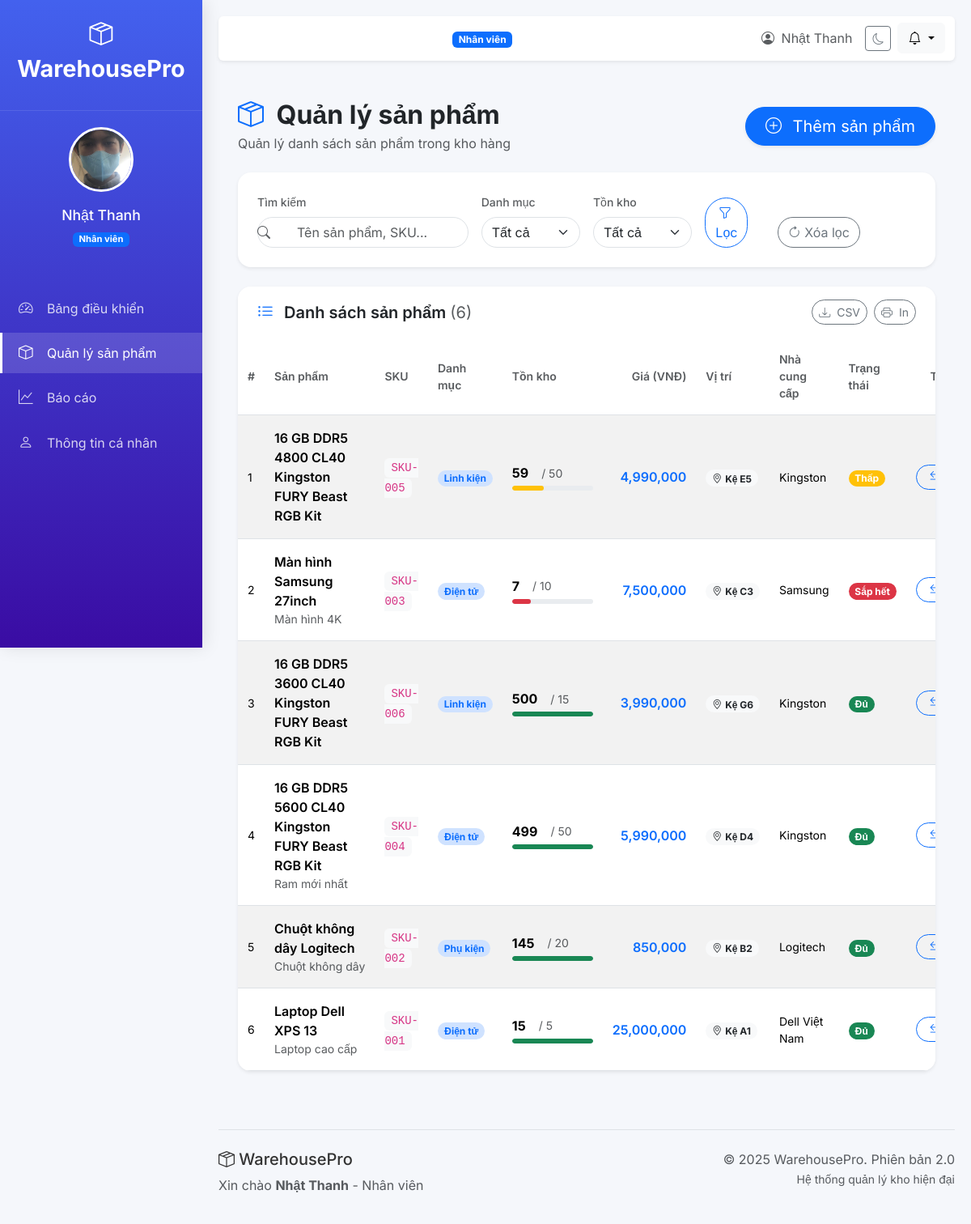
Page /products (signed in) on the earlier database version.
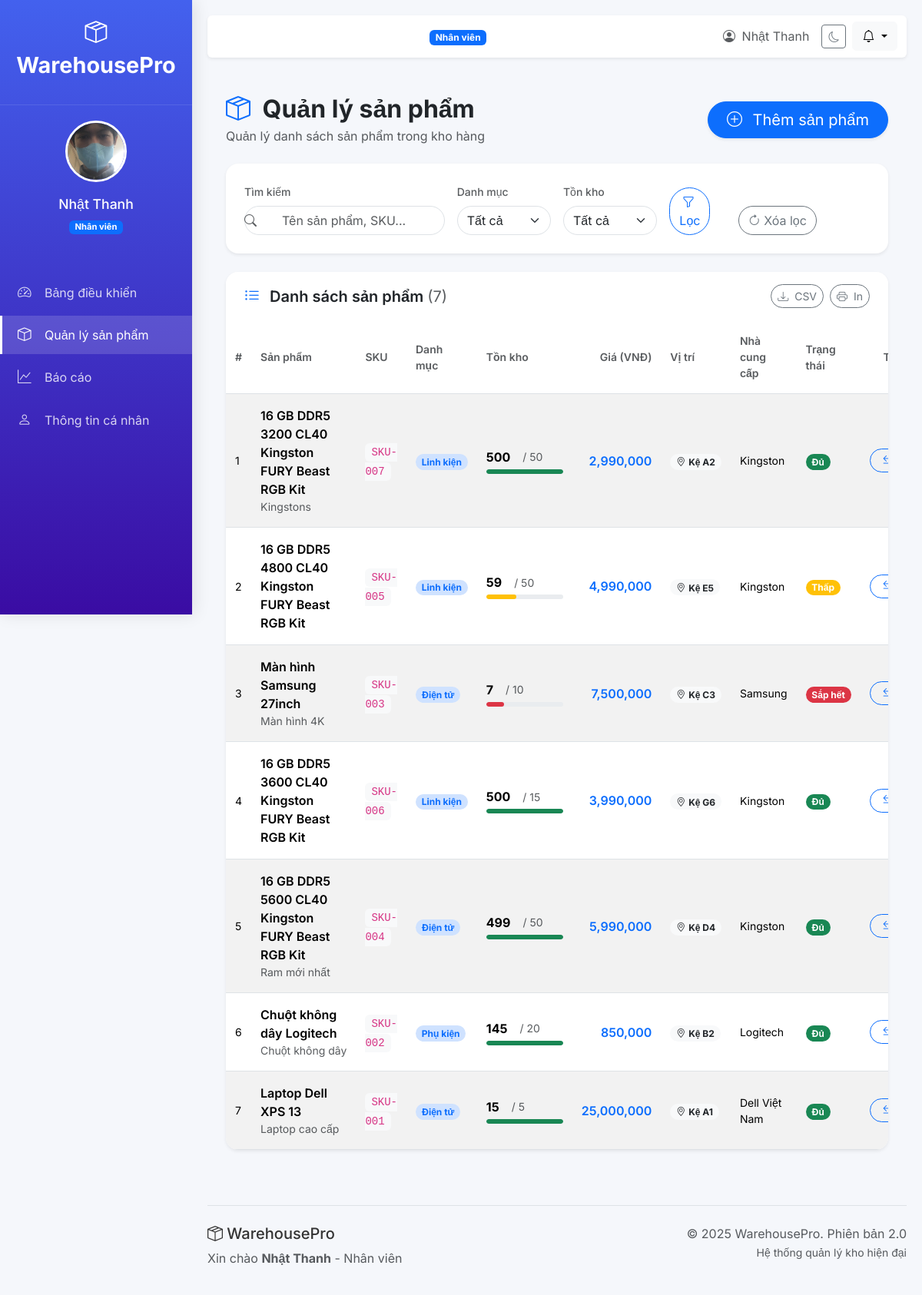
Same page on the later database version.
### tables this page shows
CREATE TABLE products (
            id INTEGER PRIMARY KEY AUTOINCREMENT,
            name TEXT NOT NULL,
            category TEXT NOT NULL,
            sku TEXT UNIQUE,
            stock INTEGER DEFAULT 0,
            min_stock INTEGER DEFAULT 5,
            price DECIMAL(10,2),
            supplier TEXT,
            supplier_country TEXT,
            manufacturer TEXT,
            distributor TEXT,
            location TEXT,
            description TEXT,
            image_url TEXT,
            status TEXT DEFAULT 'pending', -- pending/approved/rejected
            added_by INTEGER,
            approved_by INTEGER,
            last_updated TIMESTAMP DEFAULT CURRENT_TIMESTAMP,
            FOREIGN KEY (added_by) REFERENCES users (id),
            FOREIGN KEY (approved_by) REFERENCES users (id)
        );

### main.py (the view)
@app.get("/products", response_class=HTMLResponse)
async def products_page(request: Request):
    user = get_current_user(request)
    if not user:
        return RedirectResponse("/login", status_code=302)
    conn = get_db_connection()
    cursor = conn.cursor()
    search = request.query_params.get('search', '')
    category = request.query_params.get('category', '')
    min_stock_filter = request.query_params.get('min_stock', '')
    if user["role"] == "staff":
        query = '''
            SELECT p.*, u.full_name as added_by_name, u2.full_name as approved_by_name
            FROM products p
            LEFT JOIN users u ON p.added_by = u.id
            LEFT JOIN users u2 ON p.approved_by = u2.id
            WHERE (p.status = 'approved' OR p.added_by = ?)
        '''
        params = [user["id"]]
    else:
        query = '''
            SELECT p.*, u.full_name as added_by_name, u2.full_name as approved_by_name
            FROM products p
            LEFT JOIN users u ON p.added_by = u.id
            LEFT JOIN users u2 ON p.approved_by = u2.id
            WHERE 1=1
        '''
        params = []
    if search:
        query += " AND (p.name LIKE ? OR p.sku LIKE ? OR p.description LIKE ? OR p.supplier LIKE ?)"
        params.extend([f"%{search}%", f"%{search}%", f"%{search}%", f"%{search}%"])
    if category:
        query += " AND p.category = ?"
        params.append(category)
    if min_stock_filter:
        if min_stock_filter == '5':
            query += " AND p.stock <= 5"
        elif min_stock_filter == '10':
            query += " AND p.stock <= 10"
    query += " ORDER BY p.last_updated DESC"
    cursor.execute(query, params)
    products = [dict(row) for row in cursor.fetchall()]
    cursor.execute("SELECT DISTINCT category FROM products ORDER BY category")
    categories = [{"category": row[0]} for row in cursor.fetchall()]
    conn.close()
    return templates.TemplateResponse(
        "products.html",
        {
            "request": request,
            "title": "Quản lý sản phẩm",
            "user": user,
            "products": products,
            "categories": categories,
            "search": search,
            "selected_category": category,
            "min_stock": min_stock_filter
        }
    )

### templates/products.html (shortened to what the changed rows need)
{% extends "base.html" %}
{% block content %}
<div class="container-fluid py-4">
    <div class="d-flex justify-content-between align-items-center mb-4">
        <div>
            <h2 class="fw-bold text-dark mb-1">
                <i class="bi bi-box-seam me-2 text-primary"></i> Quản lý sản phẩm
            </h2>
        </div>
    </div>
    <div class="card border-0 shadow-sm rounded-4 overflow-hidden">
        <div class="card-header bg-white border-0 py-3 px-4 d-flex justify-content-between align-items-center">
            <h5 class="mb-0 fw-semibold text-dark">
                <i class="bi bi-list-ul me-2 text-primary"></i>
                Danh sách sản phẩm <span class="text-muted fw-normal">({{ products|length }})</span>
            </h5>
        </div>
        <div class="card-body p-0">
            <div class="table-responsive">
                <table class="table table-hover table-striped mb-0" id="productsTable">
                    <thead class="bg-light">
                        <tr>
                            <th class="text-muted small fw-semibold">#</th>
                            <th class="text-muted small fw-semibold">Sản phẩm</th>
                            <th class="text-muted small fw-semibold">SKU</th>
                            <th class="text-muted small fw-semibold">Danh mục</th>
                            <th class="text-muted small fw-semibold">Tồn kho</th>
                            <th class="text-muted small fw-semibold text-end">Giá (VNĐ)</th>
                            <th class="text-muted small fw-semibold">Vị trí</th>
                            <th class="text-muted small fw-semibold">Nhà cung cấp</th>
                            <th class="text-muted small fw-semibold">Trạng thái</th>
                            <th class="text-muted small fw-semibold text-center">Thao tác</th>
                        </tr>
                    </thead>
                    <tbody>
                        {% for product in products %}
                        <tr class="align-middle">
                            <td class="small">{{ loop.index }}</td>
                            <td>
                                <div class="fw-semibold">{{ product['name'] }}</div>
                                {% if product['description'] %}
                                <div class="text-muted small text-truncate" style="max-width: 200px;">
                                    {{ product['description'][:60] }}{% if product['description']|length > 60 %}...{% endif %}
                                </div>
                                {% endif %}
                            </td>
                            <td><code class="small bg-light px-2 py-1 rounded">{{ product['sku'] }}</code></td>
                            <td>
                                <span class="badge bg-primary-subtle text-primary rounded-pill">{{ product['category'] }}</span>
                            </td>
                            <td>
                                <div class="d-flex align-items-center">
                                    <span class="fw-bold me-3">{{ product['stock'] }}</span>
                                    <small class="text-muted">/ {{ product['min_stock'] }}</small>
                                </div>
                                <div class="progress mt-1" style="height: 6px; width: 100px;">
                                    <div class="progress-bar rounded-pill
                                        {% if product['stock'] <= product['min_stock'] %}bg-danger
                                        {% elif product['stock'] <= product['min_stock'] * 2 %}bg-warning
                                        {% else %}bg-success{% endif %}"
                                         style="width: {{ (product['stock'] / (product['min_stock'] * 3 if product['min_stock'] * 3 > 0 else 1) * 100)|round(0) }}%;">
                                    </div>
                                </div>
                            </td>
                            <td class="text-end fw-semibold text-primary">{{ "{:,.0f}".format(product['price'] or 0) }}</td>
                            <td>
                                <span class="badge bg-light text-dark rounded-pill small">
                                    <i class="bi bi-geo-alt me-1"></i>{{ product['location'] }}
                                </span>
                            </td>
                            <td class="small">{{ product['supplier'] or '-' }}</td>
                            <td>
                                {% if product['status'] == 'pending' %}
                                    <span class="badge bg-warning text-dark rounded-pill">
                                        <i class="bi bi-hourglass-split me-1"></i>Chờ duyệt
                                    </span>
                                {% elif product['status'] == 'rejected' %}
                                    <span class="badge bg-danger rounded-pill">Đã từ chối</span>
                                {% else %}
                                    {% if product['stock'] <= product['min_stock'] %}
                                        <span class="badge bg-danger rounded-pill">Sắp hết</span>
                                    {% elif product['stock'] <= product['min_stock'] * 2 %}
                                        <span class="badge bg-warning rounded-pill">Thấp</span>
                                    {% else %}
                                        <span class="badge bg-success rounded-pill">Đủ</span>
                                    {% endif %}
                                {% endif %}
                            </td>
                            <td>
                                <div class="btn-group btn-group-sm" role="group">
                                    <button type="button" class="btn btn-outline-primary rounded-pill px-3"
                                            data-bs-toggle="modal" data-bs-target="#updateStockModal{{ product['id'] }}"
                                            title="Cập nhật tồn kho">
                                        <i class="bi bi-arrow-left-right"></i>
                                    </button>
                                </div>
                            </td>
                        </tr>
                        {% endfor %}
                    </tbody>
                </table>
            </div>
        </div>
    </div>
</div>
{% endblock %}

Differences in the rows shown:
added products: name "16 GB DDR5 3200 CL40 Kingston FURY Beast RGB Kit", description "Kingstons", sku "SKU-007", category "Linh kiện", stock "500", min_stock "50", price "2,990,000", location "Kệ A2", supplier "Kingston", status "Đủ"
Other differences:
{{ products|length }}: "6" → "7"
